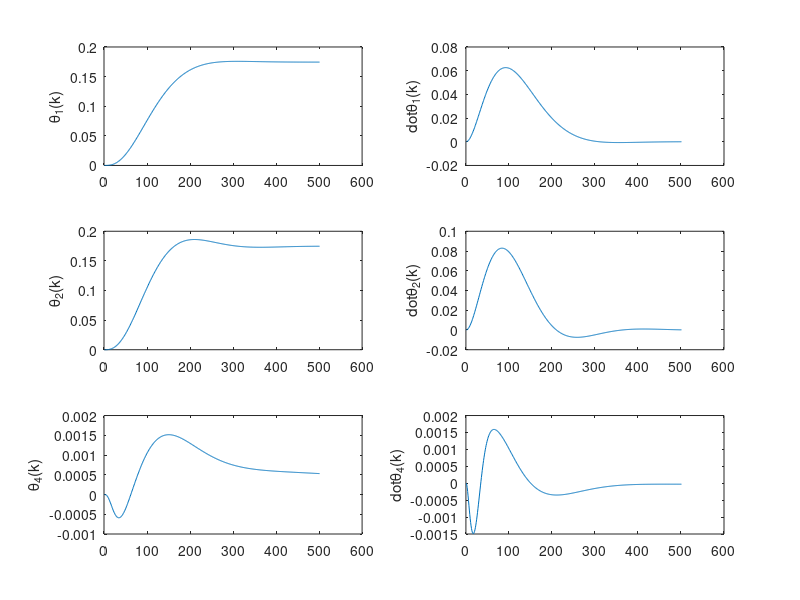
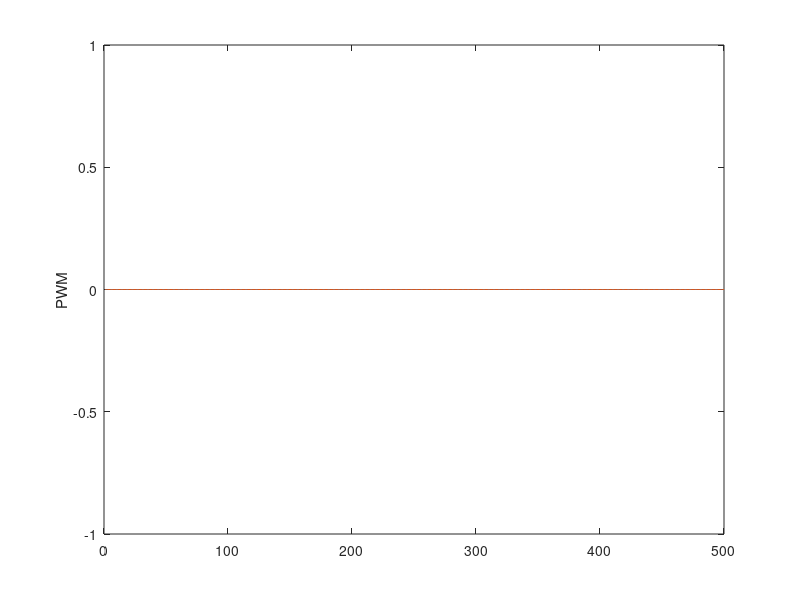

These figures' MATLAB source, in order:
%%%%%%%%%%  Bench Lateral Control with Tilt   %%%%%%%%%%%%%
%%%%%%%%%%%%%%%%% Author: Felipe Machini %%%%%%%%%%%%%%%%%%
%%%%% Bench altitude control using LQR technique %%%%%%%%%%
%%%%%%%%%%%%%%%%%%%%%%%%%%%%%%%%%%%%%%%%%%%%%%%%%%%%%%%%%%%

clear all; close all; clc;

% Test Bench Properties

Iz1 = 0.2876;Iz2 = 0.001; Iz3 = 0; Iz4 = 0.0135;
g = 9.81;

% Test Bench Properties
a = 0.0187;
b = 0.0495;
c = 0.6925;
Iyy2 = 0.289;
m2 = 0.154;
m3 = 0.115;
m4 = 0.600; % bicopter mass
l3 = 0.173;
l2 = 0.605;
L1 = 0.225;
L2 = 0.225;
Bar_mom_inertia = 1/12*((1.47*1.3)*0.85)*1.3^2; %Estimated from material properties
m_counter_weight = 1.7;
l4 = 0.33;
den2 = Iyy2 + 1/4 * l3^2* m2 + l2^2*(m2+m3+m4) + l4^2*m_counter_weight;
den1 = l2^2*(m2+m3+m4)+Iz1+Iz2+Iz3+Iz4 + l4^2*m_counter_weight;

% Linear State Space Model
% x = [Theta1 Theta2 Theta4 Theta1_dot Theta2_dot Theta4_dot]
% expanded state vector (including error) z = [(x1ref-x1) (x2ref-x2) x_dot]
%a1 = (l4*g*m_counter_weight-l2*g*(m2+m3+m4))/den1;
a1 = -3.4*l2/den1; %based on the trimming motor thrust
Ac= [0 0 0 1 0 0;
     0 0 0 0 1 0;
     0 0 0 0 0 1;
     0 0 a1 0 0 0;
     0 0 0 0 0 0;
     0 0 -c/a 0 0 -b/a];

b1 = l2/den2;
bt = l2*3.4/den1;
Bc= [0 0 0 0;
    0 0 0 0;
    0 0 0 0;
    0 0 bt -bt;
    b1 b1 0 0;
    (L1)/(a), -(L2)/(a) 0 0];

Cc = [1 0 0 0 0 0
      0 1 0 0 0 0
      0 0 1 0 0 0]; 
  
Aa = [zeros(3,3) Cc;
      zeros(6,3) Ac];

Bb = [zeros(3,4);Bc];
%  B= [0;
%      (L1+L2)/a]; % considerando apenas uma entrada: forca f aplicada + no motor 1 e - no motor 2
D = 0;
sysC = ss(Aa,Bb,eye(size(Aa)),D);

% Discrete time state space model
T = 0.02;%(s)
sysD = c2d(sysC,T);
A = sysD.A;
B = sysD.B;
C = sysD.C;
D = sysD.D;

% Designing LQR tracking Controler
qe = [0.1 3 0.02];
qa = [0.1 0.05 0.5];
qv = [0.08 0.5 0.2];
Qr = diag([qe qa qv]);
Rr = diag([1 1 0.8 0.8]) ;

Kc = dlqr(A,B,Qr,Rr);
Kp = Kc(:,1:3)
Kx = Kc(:, 4:end)

% Simulation
Ad = A(4:end,4:end);
Bd = B(4:end,:);
xref = [10; 10; 0]*pi/180; %reference position (rad)
dt = 0.02; %sampling time
numit = 500;
x = zeros(6,numit);
x(:,1) = [0 0 0 0 0 0]*pi/180;
u = zeros(4,numit);
duty = u;
int_e=[0;0;0];
trimForce = 0.0917*40 - 1.39;
for i = 1:numit
    
    e = xref - Cc*x(:,i);
    int_e = int_e + e*dt;
    u(:,i) = Kp*int_e - Kx*x(:,i);
    
    x(:,i+1) = Ad*x(:,i) + Bd*u(:,i);
    
    
    %duty(:,i) = 1000000 + (u(:,i) + 1.39 + trimForce)*10000/0.0917;
end

figure
subplot(3,2,1)
plot(x(1,:))
ylabel('\theta_1(k)');
subplot(3,2,3)
plot(x(2,:))
ylabel('\theta_2(k)');
subplot(3,2,5)
plot(x(3,:))
ylabel('\theta_4(k)');
subplot(3,2,2)
plot(x(4,:))
ylabel('dot{\theta_1(k)}');
subplot(3,2,4)
plot(x(5,:))
ylabel('dot{\theta_2(k)}');
subplot(3,2,6)
plot(x(6,:))
ylabel('dot{\theta_4(k)}');
figure;plot(duty(1,:));hold on;plot(duty(2,:))
ylabel('PWM')